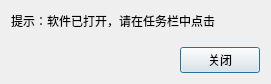
<?xml version="1.0" encoding="UTF-8"?>
<ui version="4.0">
 <class>BCSettingRepeatApplicationWarningDlg</class>
 <widget class="QDialog" name="BCSettingRepeatApplicationWarningDlg">
  <property name="geometry">
   <rect>
    <x>0</x>
    <y>0</y>
    <width>271</width>
    <height>84</height>
   </rect>
  </property>
  <property name="windowTitle">
   <string>Dialog</string>
  </property>
  <layout class="QVBoxLayout" name="verticalLayout">
   <item>
    <layout class="QHBoxLayout" name="horizontalLayout_2">
     <item>
      <widget class="QLabel" name="m_pTextLabel">
       <property name="font">
        <font>
         <family>微软雅黑</family>
        </font>
       </property>
       <property name="text">
        <string>提示：软件已打开，请在任务栏中点击</string>
       </property>
      </widget>
     </item>
     <item>
      <widget class="QLabel" name="m_pIconLabel">
       <property name="minimumSize">
        <size>
         <width>16</width>
         <height>16</height>
        </size>
       </property>
       <property name="maximumSize">
        <size>
         <width>16</width>
         <height>16</height>
        </size>
       </property>
       <property name="font">
        <font>
         <family>微软雅黑</family>
        </font>
       </property>
       <property name="text">
        <string/>
       </property>
      </widget>
     </item>
     <item>
      <spacer name="horizontalSpacer_2">
       <property name="orientation">
        <enum>Qt::Horizontal</enum>
       </property>
       <property name="sizeHint" stdset="0">
        <size>
         <width>40</width>
         <height>20</height>
        </size>
       </property>
      </spacer>
     </item>
    </layout>
   </item>
   <item>
    <spacer name="verticalSpacer">
     <property name="orientation">
      <enum>Qt::Vertical</enum>
     </property>
     <property name="sizeHint" stdset="0">
      <size>
       <width>20</width>
       <height>40</height>
      </size>
     </property>
    </spacer>
   </item>
   <item>
    <layout class="QHBoxLayout" name="horizontalLayout">
     <item>
      <spacer name="horizontalSpacer">
       <property name="orientation">
        <enum>Qt::Horizontal</enum>
       </property>
       <property name="sizeHint" stdset="0">
        <size>
         <width>40</width>
         <height>20</height>
        </size>
       </property>
      </spacer>
     </item>
     <item>
      <widget class="QPushButton" name="m_pOKBtn">
       <property name="font">
        <font>
         <family>微软雅黑</family>
        </font>
       </property>
       <property name="text">
        <string>关闭</string>
       </property>
      </widget>
     </item>
    </layout>
   </item>
  </layout>
 </widget>
 <resources/>
 <connections/>
</ui>
